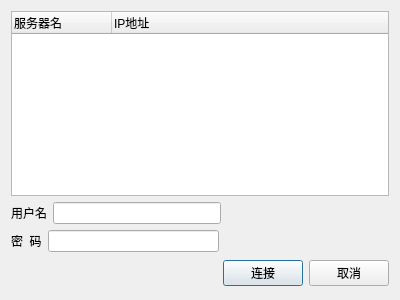
<?xml version="1.0" encoding="UTF-8"?>
<ui version="4.0">
 <class>ui_SettingsDialog</class>
 <widget class="QDialog" name="ui_SettingsDialog">
  <property name="geometry">
   <rect>
    <x>0</x>
    <y>0</y>
    <width>400</width>
    <height>300</height>
   </rect>
  </property>
  <property name="windowTitle">
   <string>Dialog</string>
  </property>
  <layout class="QVBoxLayout" name="verticalLayout_2">
   <item>
    <layout class="QVBoxLayout" name="verticalLayout">
     <item>
      <widget class="QTreeWidget" name="server_list_">
       <column>
        <property name="text">
         <string>服务器名</string>
        </property>
       </column>
       <column>
        <property name="text">
         <string>IP地址</string>
        </property>
       </column>
      </widget>
     </item>
     <item>
      <layout class="QVBoxLayout" name="verticalLayout_5">
       <property name="bottomMargin">
        <number>0</number>
       </property>
       <item>
        <layout class="QHBoxLayout" name="horizontalLayout_2">
         <item>
          <widget class="QLabel" name="label">
           <property name="text">
            <string>用户名</string>
           </property>
          </widget>
         </item>
         <item>
          <widget class="QLineEdit" name="ledt_usrname_"/>
         </item>
         <item>
          <spacer name="horizontalSpacer">
           <property name="orientation">
            <enum>Qt::Horizontal</enum>
           </property>
           <property name="sizeHint" stdset="0">
            <size>
             <width>40</width>
             <height>20</height>
            </size>
           </property>
          </spacer>
         </item>
        </layout>
       </item>
       <item>
        <layout class="QHBoxLayout" name="horizontalLayout">
         <item>
          <widget class="QLabel" name="label_2">
           <property name="text">
            <string>密  码</string>
           </property>
          </widget>
         </item>
         <item>
          <widget class="QLineEdit" name="ledt_pwd_"/>
         </item>
         <item>
          <spacer name="horizontalSpacer_2">
           <property name="orientation">
            <enum>Qt::Horizontal</enum>
           </property>
           <property name="sizeHint" stdset="0">
            <size>
             <width>40</width>
             <height>20</height>
            </size>
           </property>
          </spacer>
         </item>
        </layout>
       </item>
      </layout>
     </item>
    </layout>
   </item>
   <item>
    <layout class="QHBoxLayout">
     <property name="spacing">
      <number>6</number>
     </property>
     <property name="margin">
      <number>0</number>
     </property>
     <item>
      <spacer>
       <property name="orientation">
        <enum>Qt::Horizontal</enum>
       </property>
       <property name="sizeHint" stdset="0">
        <size>
         <width>131</width>
         <height>31</height>
        </size>
       </property>
      </spacer>
     </item>
     <item>
      <widget class="QPushButton" name="pushButton">
       <property name="text">
        <string>连接</string>
       </property>
      </widget>
     </item>
     <item>
      <widget class="QPushButton" name="pushButton_2">
       <property name="text">
        <string>取消</string>
       </property>
      </widget>
     </item>
    </layout>
   </item>
  </layout>
 </widget>
 <resources/>
 <connections/>
</ui>
